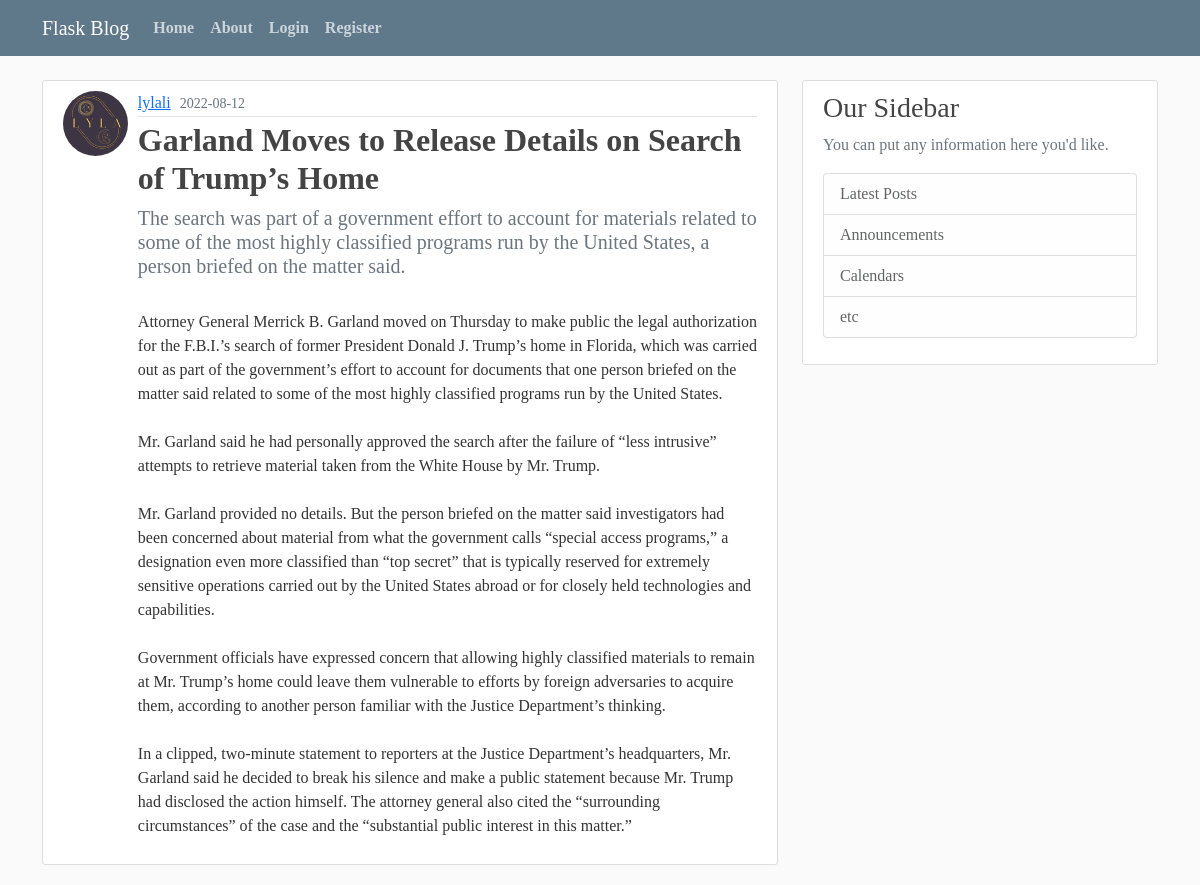
Screenshot of /post/2 with the database file from the repository.
### blog_app/models.py (models this page shows, shortened)
class User(db.Model, UserMixin):
    id = db.Column(db.Integer, primary_key=True)
    username = db.Column(db.String(20), unique=True, nullable=False)
    email = db.Column(db.String(120), unique=True, nullable=False)
    img_file = db.Column(db.String(20), nullable=False, default='default.jpg')
    password = db.Column(db.String(60), nullable=False)
    posts = db.relationship('Post', backref='author', lazy=True)

class Post(db.Model):
    id = db.Column(db.Integer, primary_key=True)
    title = db.Column(db.String(100), nullable=False)
    subtitle = db.Column(db.String(1000), nullable=False)
    date_posted = db.Column(db.DateTime, nullable=False, default=datetime.utcnow)
    content = db.Column(db.Text, nullable=False)
    user_id = db.Column(db.Integer, db.ForeignKey('user.id'), nullable=False)

### blog_app/posts/routes.py (the view)
@posts.route('/post/<int:post_id>')
def post(post_id):
    post = Post.query.get_or_404(post_id)
    return render_template('post.html', title=post.title, post=post)

### blog_app/templates/post.html (shortened to what this page needs)
{% extends "layout.html" %}
{% block content %}
    <article class="media content-section">
        <div class="row">
            <div class="col-md-1">
                <img class="rounded-circle article-img" src="{{ url_for('static', filename='profile_imgs/'+post.author.img_file) }}" alt="profile image">
            </div>
            <div class="media-body col" style="margin-left: 15px">
                <div class="article-metadata">
                  <a style="margin-right: 5px" href="{{ url_for('users.user_posts', username=post.author.username)}}">{{ post.author.username }}</a>
                  <small class="text-muted">{{ post.date_posted.strftime("%Y-%m-%d") }}</small>
                </div>
                <h2 class="article-title">{{ post.title }}</h2>
                <h5 class="text-muted">{{ post.subtitle }}</h5>
                <br>
                <p class="article-content">{{ post.content}}</p>
            </div>
            </div>
    </article>
{% endblock content %}

### blog_app/static/main.css (style rules this page uses)
body { background: #fafafa; color: #333333; margin-top: 5rem; font-family: 'Noto Serif SC', serif; font-weight: 400; }
h1, h2, h3, h4, h5, h6 { color: #444444; }
.content-section { background: #ffffff; padding: 10px 20px; border: 1px solid #dddddd; border-radius: 3px; margin-bottom: 20px; }
.article-title { color: #444444; font-family: 'Noto Serif SC', serif; font-weight: 600; }
.article-content { white-space: pre-line; }
.article-img { height: 65px; width: 65px; margin-right: 16px; }
.article-metadata { padding-bottom: 1px; margin-bottom: 4px; border-bottom: 1px solid #e3e3e3 }

### rows the page displays
User: img_file (picture), author.username "lylali"
Post: date_posted "2022-08-12", title "Garland Moves to Release Details on Search of Trump’s Home", subtitle "The search was part of a government effort to account for materials related to some of the most highly classified programs run by the United States, a person briefed on the matter said.", content "Attorney General Merrick B. Garland moved on Thursday to make public the legal authorization for the F.B.I.’s search of former President Donald J. Trump’s home in Florida, which was carried out as part of the government’s effort to account for documents that one person briefed on the matter said related to some of the most highly classified programs run by the United States. Mr. Garland said he had personally approved the search after the failure of “less intrusive” attempts to retrieve material taken from the White House by Mr. Trump. Mr. Garland provided no details. But the person briefed on the matter said investigators had been concerned about material from what the government calls…"
